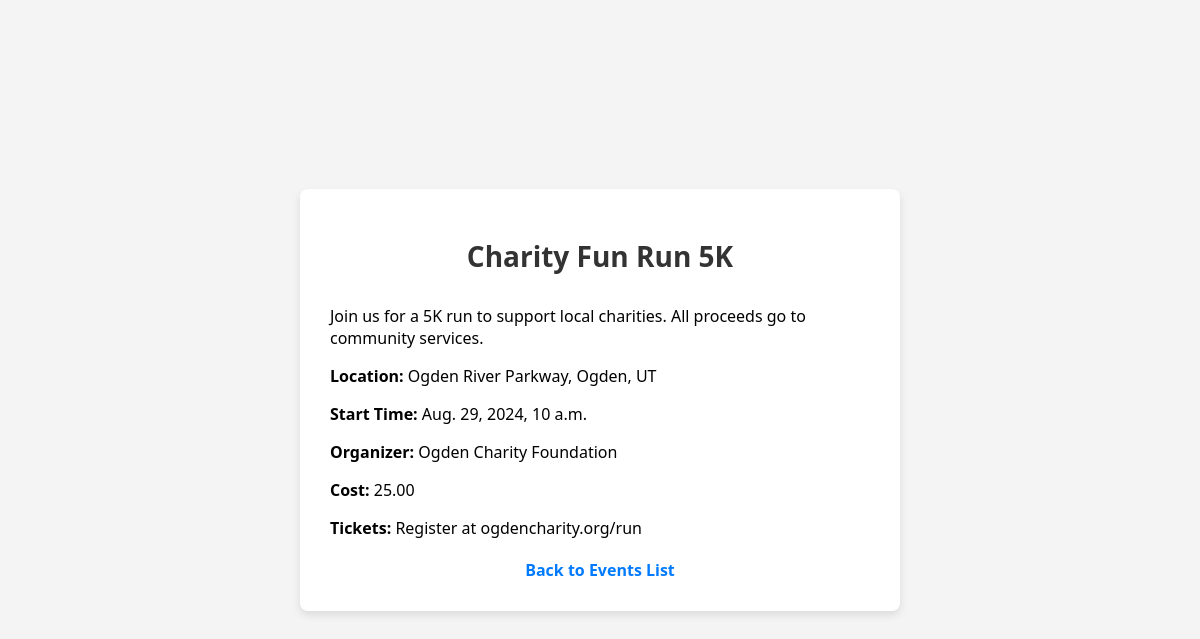
The app's page /event/3/ with its own data.
### events/models.py (models this page shows, shortened)
class Event(models.Model):
    title = models.CharField(max_length=200)
    description = models.TextField()
    location = models.CharField(max_length=200)
    start_time = models.DateTimeField(null=True, blank=True)
    end_time = models.DateTimeField(null=True, blank=True)
    organizer = models.CharField(max_length=100, blank=True)
    contact_email = models.EmailField(blank=True)
    contact_phone = models.CharField(max_length=20, blank=True)
    cost = models.DecimalField(max_digits=10, decimal_places=2, blank=True, null=True)
    tickets = models.CharField(max_length=200, blank=True, null=True)

### events/views.py (the view)
# urls.py: path('event/<int:pk>/', views.event_detail, name='event_detail'),
def event_detail(request, pk):
    event = Event.objects.get(pk=pk)
    return render(request, 'events/event_detail.html', {'event': event})

### events/templates/events/event_detail.html (shortened to what this page needs)
{% load static %}
<!DOCTYPE html>
<html>
<head>
    <link rel="stylesheet" type="text/css" href="{% static 'events/css/styles.css' %}">
</head>
<body>
    <div class="container">
        <h1>{{ event.title }}</h1>
        <div class="event-detail">
            {% if event.description %}
                <p>{{ event.description }}</p>
            {% endif %}
            {% if event.location %}
                <p><strong>Location:</strong> {{ event.location }}</p>
            {% endif %}
            {% if event.start_time %}
                <p><strong>Start Time:</strong> {{ event.start_time }}</p>
            {% endif %}
            {% if event.organizer %}
                <p><strong>Organizer:</strong> {{ event.organizer }}</p>
            {% endif %}
            {% if event.cost %}
                <p><strong>Cost:</strong> {{ event.cost }}</p>
            {% endif %}
            {% if event.tickets %}
                <p><strong>Tickets:</strong> {{ event.tickets }}</p>
            {% endif %}
        </div>
        <a href="{% url 'event_list' %}" class="back-link">Back to Events List</a>
    </div>
</body>
</html>

### events/static/events/css/styles.css (style rules this page uses)
body { font-family: 'Segoe UI', Tahoma, Geneva, Verdana, sans-serif; background-color: #f4f4f4; margin: 0; padding: 0; display: flex; justify-content: center; align-items: center; min-height: 100vh; }
.container { background-color: #fff; border-radius: 8px; box-shadow: 0 4px 8px rgba(0, 0, 0, 0.1); padding: 30px; max-width: 600px; width: 100%; box-sizing: border-box; }
h1 { color: #333; font-size: 28px; text-align: center; margin-bottom: 30px; font-weight: bold; }
.back-link { display: block; margin-top: 20px; text-align: center; color: #007bff; text-decoration: none; font-weight: bold; transition: color 0.2s; }

### records on screen
Event: title "Charity Fun Run 5K", description "Join us for a 5K run to support local charities. All proceeds go to community services.", location "Ogden River Parkway, Ogden, UT", start_time "Aug. 29, 2024, 10 a.m.", organizer "Ogden Charity Foundation", cost "25.00", tickets "Register at ogdencharity.org/run"
